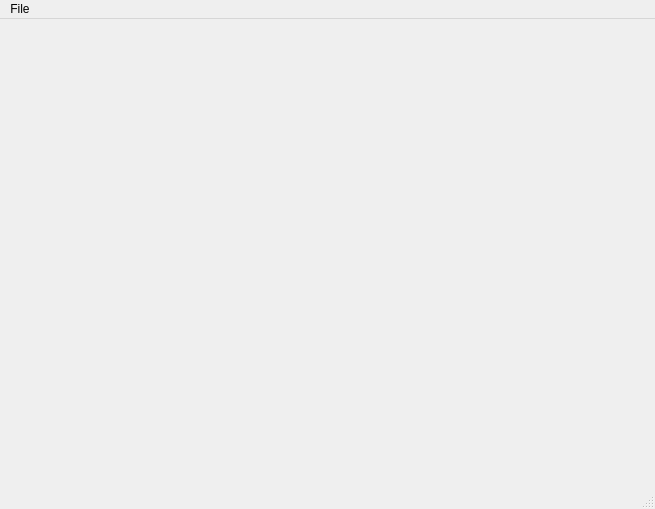
<?xml version="1.0" encoding="UTF-8"?>
<ui version="4.0">
 <class>MainWindow</class>
 <widget class="QMainWindow" name="MainWindow">
  <property name="geometry">
   <rect>
    <x>0</x>
    <y>0</y>
    <width>655</width>
    <height>509</height>
   </rect>
  </property>
  <property name="windowTitle">
   <string>Google+ API Client</string>
  </property>
  <widget class="QWidget" name="centralWidget"/>
  <widget class="QMenuBar" name="menuBar">
   <property name="geometry">
    <rect>
     <x>0</x>
     <y>0</y>
     <width>655</width>
     <height>27</height>
    </rect>
   </property>
   <widget class="QMenu" name="menuFile">
    <property name="title">
     <string>File</string>
    </property>
    <addaction name="actionLogin"/>
    <addaction name="actionQuit"/>
   </widget>
   <addaction name="menuFile"/>
  </widget>
  <widget class="QStatusBar" name="statusBar"/>
  <action name="actionLogin">
   <property name="text">
    <string>Login...</string>
   </property>
  </action>
  <action name="actionQuit">
   <property name="text">
    <string>Quit</string>
   </property>
  </action>
 </widget>
 <layoutdefault spacing="6" margin="11"/>
 <resources/>
 <connections/>
</ui>
